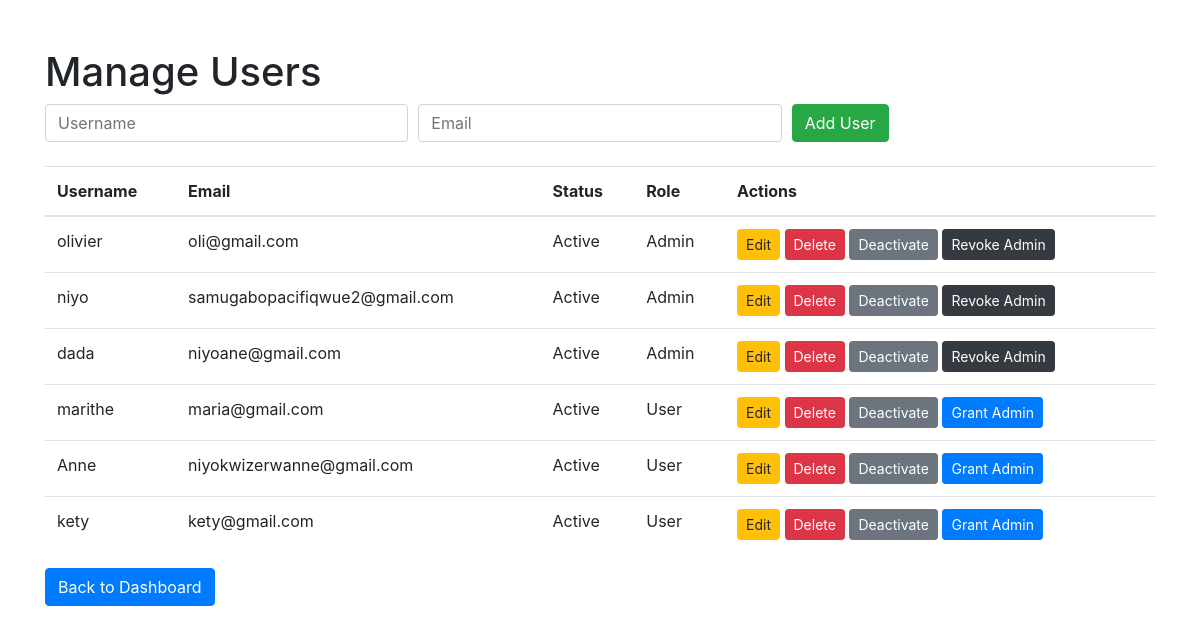
Screenshot of /manage-users/ with the database file from the repository.
### newsapp/models.py (models this page shows)
class User(AbstractUser):
    is_admin = models.BooleanField(default=False)

### newsapp/views.py (the view)
# urls.py: path('manage-users/', manage_users, name='manage_users'),
def manage_users(request):
    users = User.objects.all()
    return render(request, 'manage_users.html', {'users': users})

### templates/manage_users.html (shortened to what this page needs)
<!DOCTYPE html>
<html lang="en">
<head>
    <link rel="stylesheet" href="https://stackpath.bootstrapcdn.com/bootstrap/4.5.2/css/bootstrap.min.css">
</head>
<body>
<div class="container mt-5">
    <h1>Manage Users</h1>
    <form method="post" action="{% url 'signup' %}" class="mb-4">
        <div class="form-row">
            <div class="col-md-4">
                <input type="text" name="username" class="form-control" placeholder="Username" required>
            </div>
            <div class="col-md-4">
                <input type="email" name="email" class="form-control" placeholder="Email" required>
            </div>
            <div class="col-md-4">
                <button type="submit" class="btn btn-success">Add User</button>
            </div>
        </div>
    </form>
    <table class="table">
        <thead>
            <tr>
                <th>Username</th>
                <th>Email</th>
                <th>Status</th>
                <th>Role</th>
                <th>Actions</th>
            </tr>
        </thead>
       <tbody>
    {% for user in users %}
        <tr>
            <td>{{ user.username }}</td>
            <td>{{ user.email }}</td>
            <td>
                {% if user.is_active %}
                    Active
                {% else %}
                    Inactive
                {% endif %}
            </td>
            <td>
                {% if user.is_staff %}
                    Admin
                {% else %}
                    User
                {% endif %}
            </td>
            <td>
                <a href="{% url 'update_user' user.id %}" class="btn btn-warning btn-sm">Edit</a>
                <a href="{% url 'delete_user' user.id %}" class="btn btn-danger btn-sm" onclick="return confirm('Are you sure you want to delete this user?');">Delete</a>
                {% if user.is_active %}
                    <a href="{% url 'deactivate_user' user.id %}" class="btn btn-secondary btn-sm">Deactivate</a>
                {% else %}
                    <a href="{% url 'activate_user' user.id %}" class="btn btn-success btn-sm">Activate</a>
                {% endif %}
                {% if user.is_staff %}
                    <a href="{% url 'revoke_admin' user.id %}" class="btn btn-dark btn-sm">Revoke Admin</a>
                {% else %}
                    <a href="{% url 'grant_admin' user.id %}" class="btn btn-primary btn-sm">Grant Admin</a>
                {% endif %}
            </td>
        </tr>
    {% empty %}
        <tr>
            <td colspan="5">No users found.</td>
        </tr>
    {% endfor %}
</tbody>
    </table>
    <a href="{% url 'dashboard' %}" class="btn btn-primary">Back to Dashboard</a>
</div>
</body>
</html>

### rows the page displays
User: username "olivier", email "oli@gmail.com", is_active "Active", is_staff "Admin"
User: username "niyo", email "samugabopacifiqwue2@gmail.com", is_active "Active", is_staff "Admin"
User: username "dada", email "niyoane@gmail.com", is_active "Active", is_staff "Admin"
User: username "marithe", email "maria@gmail.com", is_active "Active", is_staff "User"
User: username "Anne", email "niyokwizerwanne@gmail.com", is_active "Active", is_staff "User"
User: username "kety", email "kety@gmail.com", is_active "Active", is_staff "User"
